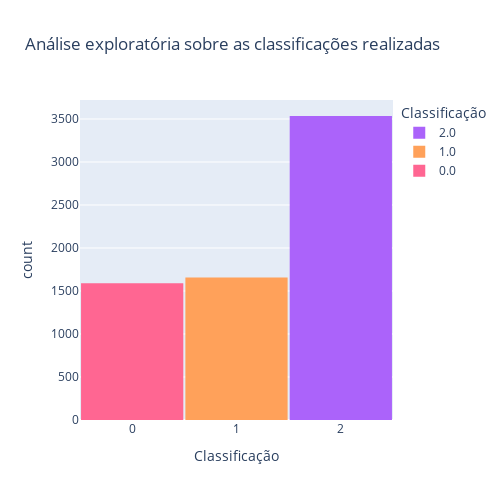

Here is the notebook cell this chart was saved with:
### Code cell
import plotly.express as px

display(base_dados['Classificação'].value_counts(normalize=True))

fig = px.histogram(base_dados["Classificação"], x="Classificação", color="Classificação", category_orders={"Classificação": ["Sell", "Hold", "Buy"]},
                  title="Análise exploratória sobre as classificações realizadas")
fig.update_layout(bargap=0.02, autosize=False, width=500, height=500)
fig.show()

### Figure 1 — Plotly figure (JSON) as saved in the notebook; plotly's stock layout.template omitted (floating-point values rounded to 4 significant figures; data arrays with more than 128 entries replaced by an {"elided": "..."} marker saying what was removed)
{"data": [{"alignmentgroup": "True", "bingroup": "x", "hovertemplate": "Classificação=%{x}<br>count=%{y}<extra></extra>", "legendgroup": "2.0", "marker": {"color": "#ab63fa", "pattern": {"shape": ""}}, "name": "2.0", "offsetgroup": "2.0", "orientation": "v", "showlegend": true, "type": "histogram", "x": {"elided": "3535 int values"}, "xaxis": "x", "yaxis": "y"}, {"alignmentgroup": "True", "bingroup": "x", "hovertemplate": "Classificação=%{x}<br>count=%{y}<extra></extra>", "legendgroup": "1.0", "marker": {"color": "#FFA15A", "pattern": {"shape": ""}}, "name": "1.0", "offsetgroup": "1.0", "orientation": "v", "showlegend": true, "type": "histogram", "x": {"elided": "1658 int values"}, "xaxis": "x", "yaxis": "y"}, {"alignmentgroup": "True", "bingroup": "x", "hovertemplate": "Classificação=%{x}<br>count=%{y}<extra></extra>", "legendgroup": "0.0", "marker": {"color": "#FF6692", "pattern": {"shape": ""}}, "name": "0.0", "offsetgroup": "0.0", "orientation": "v", "showlegend": true, "type": "histogram", "x": {"elided": "1589 int values"}, "xaxis": "x", "yaxis": "y"}], "layout": {"autosize": false, "bargap": 0.02, "barmode": "relative", "height": 500, "legend": {"title": {"text": "Classificação"}, "tracegroupgap": 0}, "title": {"text": "Análise exploratória sobre as classificações realizadas"}, "width": 500, "xaxis": {"anchor": "y", "categoryarray": ["Sell", "Hold", "Buy", 2, 1, null, 0], "categoryorder": "array", "domain": [0, 1], "title": {"text": "Classificação"}}, "yaxis": {"anchor": "x", "domain": [0, 1], "title": {"text": "count"}}}}
